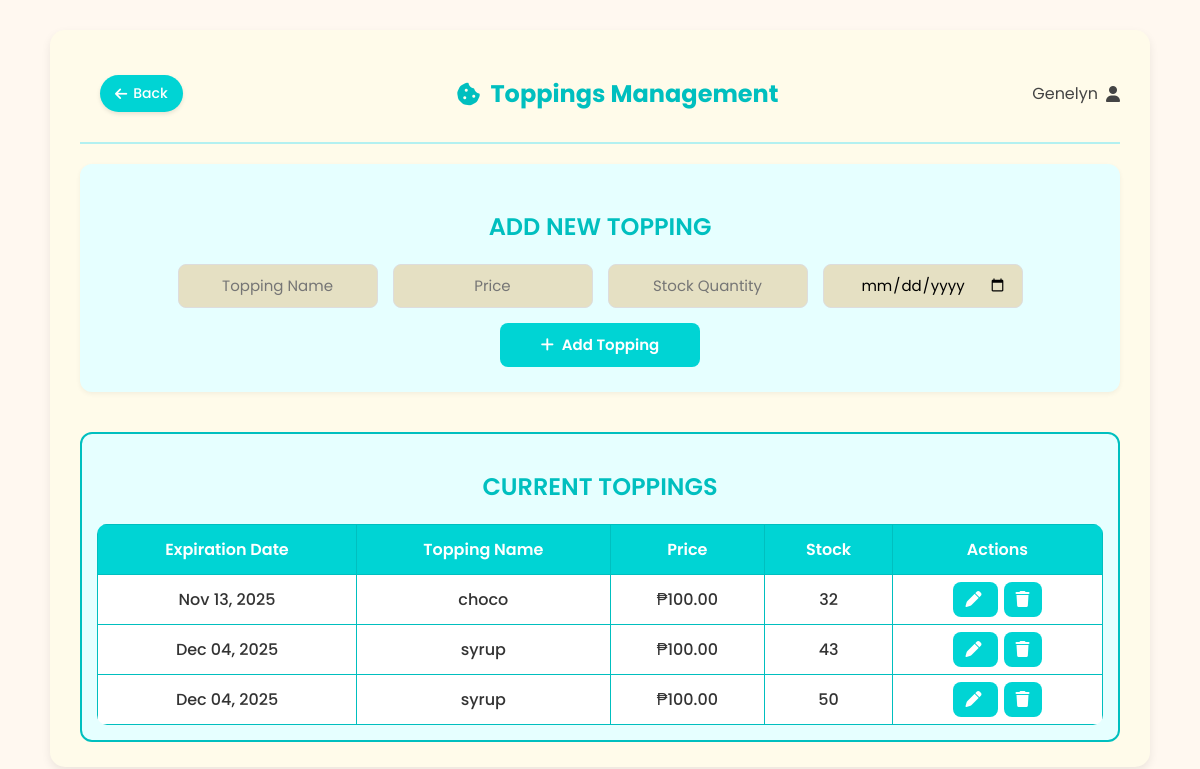
The page /toppings/ (signed in) on the database its author committed.
### dashboard/models.py (models this page shows, shortened)
class Topping(models.Model):
    name = models.CharField(max_length=100)
    price = models.DecimalField(max_digits=8, decimal_places=2)
    quantity = models.PositiveIntegerField(default=0)
    expiration_date = models.DateField(null=True, blank=True)

### dashboard/views.py (the view, shortened to what this page needs)
# urls.py: path('toppings/', views.toppings, name='toppings'),
def toppings(request):
    toppings = Topping.objects.all().order_by('name')
    topping_to_edit = None
    if 'edit' in request.GET:
        topping_to_edit = Topping.objects.get(id=request.GET['edit'])
    return render(request, 'dashboard/toppings.html', {
        'toppings': toppings,
        'topping_to_edit': topping_to_edit
    })

### dashboard/templates/dashboard/toppings.html (shortened to what this page needs)
{% load static %}
<!DOCTYPE html>
<html lang="en">
<head>
  <link rel="stylesheet" href="https://cdnjs.cloudflare.com/ajax/libs/font-awesome/6.5.0/css/all.min.css">
  <link rel="stylesheet" href="{% static 'css/toppings.css' %}">
</head>
<body>
  <div class="container">
    <header class="header">
      <a href="{% url 'home' %}" class="back-btn">
        <i class="fa-solid fa-arrow-left"></i> Back
      </a>
      <h1><i class="fa-solid fa-cookie-bite"></i> Toppings Management</h1>
      <div class="admin-profile">
        <span>{{ request.user.username|title }}</span>
        <i class="fa-solid fa-user"></i>
      </div>
    </header>
    <section class="add-form">
      <h2>ADD NEW TOPPING</h2>
      <form method="POST" action="{% url 'toppings' %}" id="toppingForm" class="form-section">
        <input type="text" name="name" id="toppingName" placeholder="Topping Name" required>
        <input type="number" name="price" id="price" placeholder="Price" step="0.01" required>
        <input type="number" name="quantity" id="quantity" placeholder="Stock Quantity" min="0" required>
        <input type="date" name="expiration_date" id="expiration_date" placeholder="Expiration Date" required>
        <button type="submit" class="add-btn" id="addToppingBtn">
          <i class="fa-solid fa-plus"></i> Add Topping
        </button>
      </form>
    </section>
    <section class="topping-list">
      <h2>CURRENT TOPPINGS</h2>
      <table>
        <thead>
          <tr>
            <th>Expiration Date</th>
            <th>Topping Name</th>
            <th>Price</th>
            <th>Stock</th>
            <th>Actions</th>
          </tr>
        </thead>
        <tbody id="toppingTableBody">
          {% for topping in toppings %}
          <tr>
            {% if topping_to_edit and topping_to_edit.id == topping.id %}
              <form method="POST" action="{% url 'toppings' %}" class="inline-edit-form">
                {% csrf_token %}
                <td><input type="date" name="expiration_date" value="{{ topping.expiration_date|date:'Y-m-d' }}"></td>
                <td><input type="text" name="name" value="{{ topping.name }}"></td>
                <td><input type="number" name="price" value="{{ topping.price }}" step="0.01"></td>
                <td><input type="number" name="quantity" value="{{ topping.quantity }}"></td>
                <td class="actions">
                  <button type="submit" name="action" value="update_topping">Save</button>
                  <a href="{% url 'toppings' %}" class="cancel-btn">Cancel</a>
                  <input type="hidden" name="topping_id" value="{{ topping.id }}">
                </td>
              </form>
            {% else %}
              <td>{{ topping.expiration_date|date:"M d, Y" }}</td>
              <td>{{ topping.name }}</td>
              <td>₱{{ topping.price|floatformat:2 }}</td>
              <td>{{ topping.quantity }}</td>
              <td class="actions">
                <a href="{% url 'toppings' %}?edit={{ topping.id }}" title="Edit">
                  <i class="fa-solid fa-pen"></i>
                </a>
                <a href="{% url 'delete_topping' topping.id %}" onclick="return confirm('Are you sure you want to delete {{ topping.name }}?')" title="Delete">
                  <i class="fa-solid fa-trash"></i>
                </a>
              </td>
            {% endif %}
          </tr>
          {% empty %}
          <tr>
            <td colspan="5" class="no-data">No toppings found.</td>
          </tr>
          {% endfor %}
        </tbody>
      </table>
    </section>
  </div>
</body>
</html>

### dashboard/static/css/toppings.css (style rules this page uses)
* { font-family: 'Poppins', sans-serif; box-sizing: border-box; }
body { background-color: #fff8f0; margin: 0; padding: 0; }
.back-btn { display: inline-flex; align-items: center; gap: 6px; background-color: #00d4d4; border: none; border-radius: 20px; padding: 8px 15px; color: white; cursor: pointer; margin: 20px; font-size: 14px; font-weight: 500; box-shadow: 0 2px 4px rgba(0, 0, 0, 0.1); text-decoration: none; transition: background 0.2s; }
.container { background-color: #fffbea; max-width: 1100px; margin: 30px auto; padding: 25px 30px; border-radius: 15px; box-shadow: 0 4px 10px rgba(0, 0, 0, 0.08); }
.header { display: flex; justify-content: space-between; align-items: center; border-bottom: 2px solid #b3f0f0; padding-bottom: 10px; margin-bottom: 20px; flex-wrap: wrap; gap: 10px; }
.header h1 { font-size: 24px; color: #00bfbf; display: flex; align-items: center; gap: 10px; }
.admin-profile { display: flex; align-items: center; gap: 8px; color: #444; }
.add-form { margin-top: 20px; background: #e6ffff; border-radius: 12px; padding: 25px; box-shadow: 0 2px 5px rgba(0, 0, 0, 0.05); }
.add-form h2 { text-align: center; color: #00bfbf; font-weight: 600; margin-bottom: 20px; }
.form-section { display: flex; justify-content: center; align-items: flex-end; gap: 15px; flex-wrap: wrap; margin-top: 10px; }
.add-form input { width: 200px; padding: 10px 15px; border-radius: 8px; border: 1px solid #ddd; background-color: #e5e0c3; font-size: 15px; text-align: center; height: 44px; }
.add-btn { background-color: #00d4d4; border: none; border-radius: 8px; padding: 10px 15px; color: white; font-weight: 600; cursor: pointer; transition: background 0.2s, transform 0.1s; display: flex; align-items: center; justify-content: center; gap: 8px; width: 200px; height: 44px; font-size: 15px; margin-top: auto; }
.topping-list { margin-top: 40px; overflow-x: auto; border: 2px solid #00bfbf; border-radius: 12px; padding: 15px; background-color: #e6ffff; }
.topping-list h2 { color: #00bfbf; text-align: center; font-weight: 600; }
.topping-list table { width: 100%; border-collapse: collapse; margin-top: 15px; min-width: 600px; text-align: center; background-color: white; border-radius: 10px; overflow: hidden; }
.topping-list th, .topping-list td { padding: 12px 15px; border: 1px solid #00bfbf; vertical-align: middle; }
.topping-list th { background-color: #00d4d4; color: white; font-weight: 600; }
.topping-list td { font-weight: 500; color: #333; }
.actions a, .actions button, .action-btn { background-color: #00d4d4; border: none; border-radius: 8px; color: white; padding: 6px 12px; margin: 3px; cursor: pointer; font-weight: 500; text-decoration: none; transition: opacity 0.2s, transform 0.1s; }

### dashboard/templates/dashboard/toppings.html (style rules this page uses)
input[type=number] { -moz-appearance: textfield; }

### rows shown on the page
Topping: expiration_date "Nov 13, 2025", name "choco", price "100.00", quantity "32"
Topping: expiration_date "Dec 04, 2025", name "syrup", price "100.00", quantity "43"
Topping: expiration_date "Dec 04, 2025", name "syrup", price "100.00", quantity "50"

### other values the page prints
{{ request.user.username|title }} "Genelyn"
